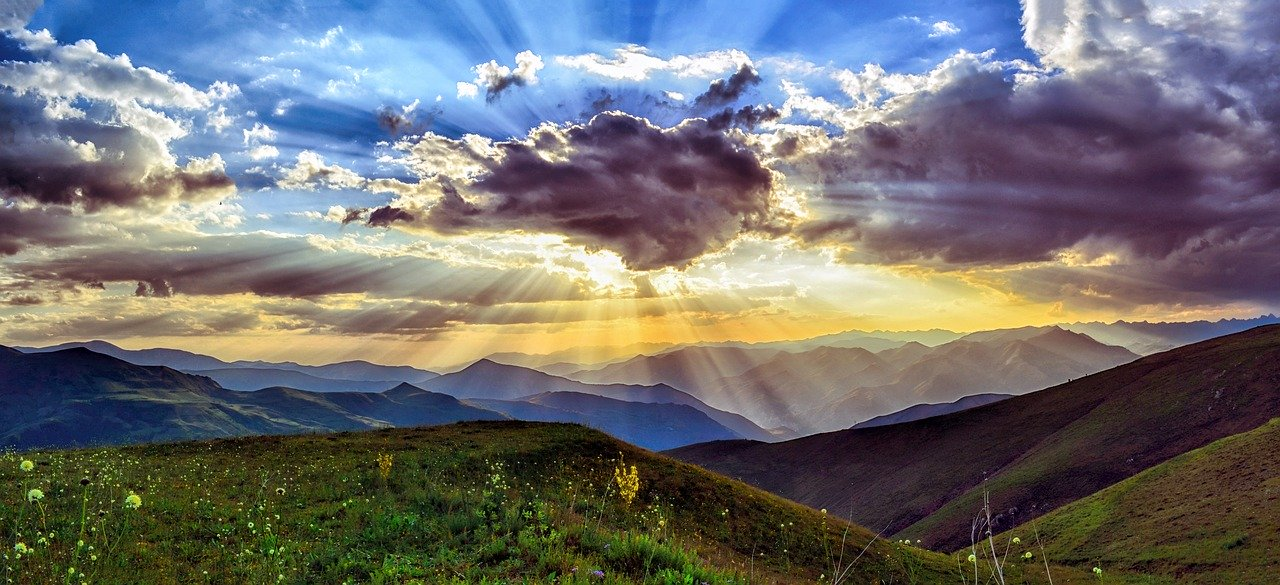
#> input picture computação gráfica/nature.jpg, 1280 x 585 px, found by its file name
$ python separacaoCanaisRGB.py
#> lines starting #> are read from the running program, lines starting #| are printed output that depends on the picture
from PIL import Image


def separar_canais(imagem):
    # Abre a imagem
    img = Image.open(imagem)
#> img is the input picture: PIL image 1280x585 RGB; mean R, G, B 111.2, 110.6, 111.7

    # Separa os canais R, G e B
    r, g, b = img.split()
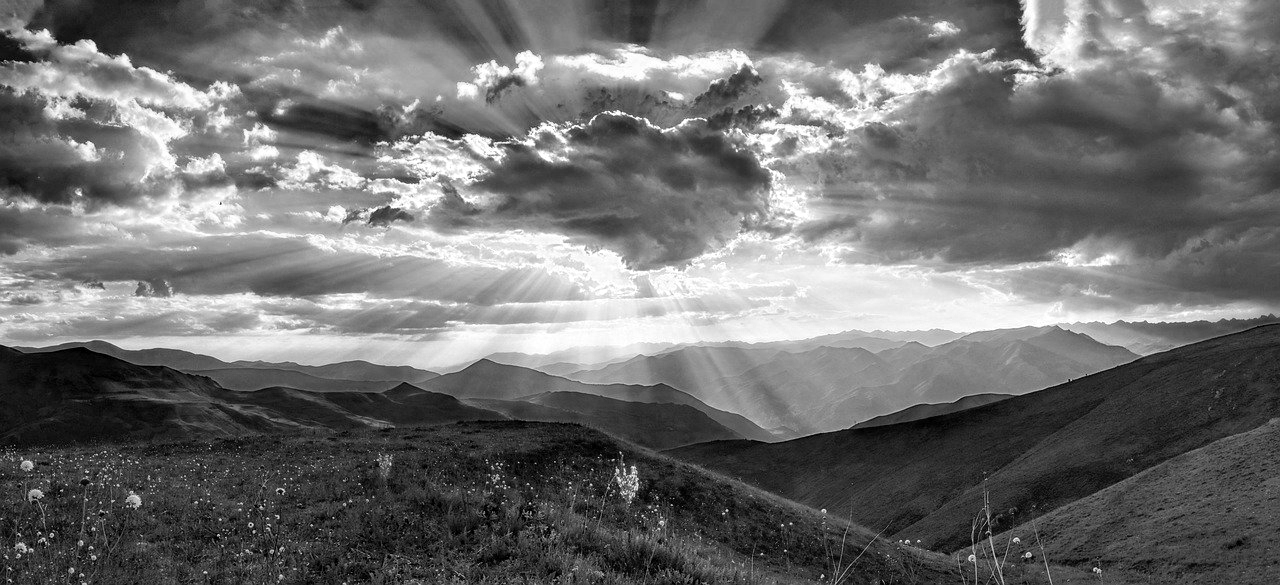
#> r: PIL image 1280x585 L; min 0, max 255, mean 111.2
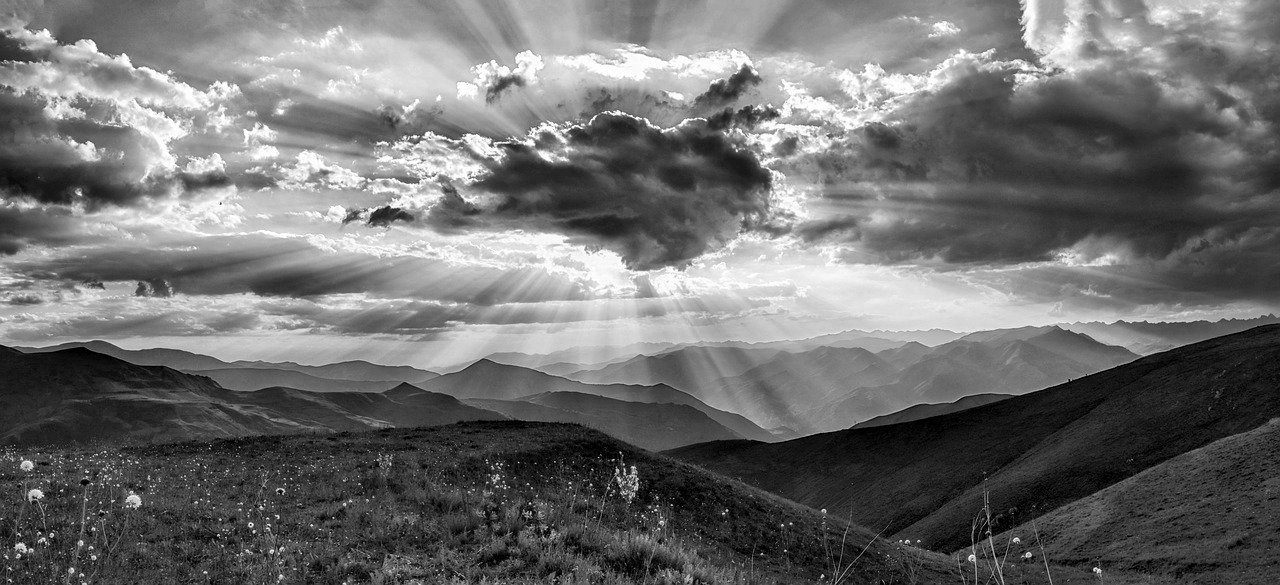
#> g: PIL image 1280x585 L; min 0, max 255, mean 110.6
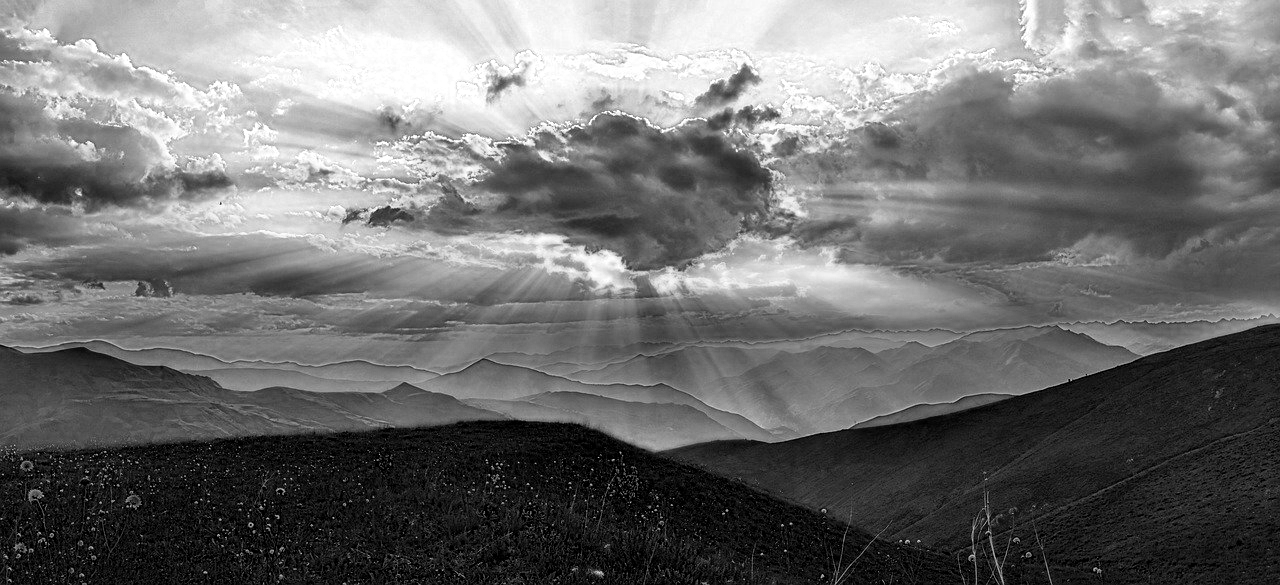
#> b: PIL image 1280x585 L; min 0, max 255, mean 111.7

    # Salva os canais separados como imagens individuais
    r.save('canal_r.jpg')
    g.save('canal_g.jpg')
    b.save('canal_b.jpg')

    print("Canais separados com sucesso!")


# Chamada da função
separar_canais('/home/fabio/Documentos/computação gráfica/nature.jpg')
